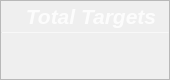
                      <widget class="QFrame" name="Target_QF_2">
                       <property name="minimumSize">
                        <size>
                         <width>170</width>
                         <height>80</height>
                        </size>
                       </property>
                       <property name="maximumSize">
                        <size>
                         <width>170</width>
                         <height>80</height>
                        </size>
                       </property>
                       <property name="toolTipDuration">
                        <number>0</number>
                       </property>
                       <property name="styleSheet">
                        <string notr="true">QFrame#Target_QF_2{
color: rgb(255, 255, 255);
border-radius: 15px;
background-color: qradialgradient(cx:0, cy:0, radius:1, fx:0.1, fy:0.1, stop:0 rgb(253, 139, 133),  stop:1 rgb(248, 194, 152));
border: 1px outset rgb(252, 194, 149)
}
</string>
                       </property>
                       <property name="frameShape">
                        <enum>QFrame::StyledPanel</enum>
                       </property>
                       <property name="frameShadow">
                        <enum>QFrame::Raised</enum>
                       </property>
                       <layout class="QVBoxLayout" name="verticalLayout_33" stretch="0,2,1">
                        <property name="spacing">
                         <number>0</number>
                        </property>
                        <property name="leftMargin">
                         <number>0</number>
                        </property>
                        <property name="topMargin">
                         <number>0</number>
                        </property>
                        <property name="rightMargin">
                         <number>0</number>
                        </property>
                        <property name="bottomMargin">
                         <number>0</number>
                        </property>
                        <item>
                         <widget class="QFrame" name="Target_top_2">
                          <property name="styleSheet">
                           <string notr="true">border:none</string>
                          </property>
                          <property name="frameShape">
                           <enum>QFrame::StyledPanel</enum>
                          </property>
                          <property name="frameShadow">
                           <enum>QFrame::Raised</enum>
                          </property>
                          <layout class="QHBoxLayout" name="horizontalLayout_18">
                           <property name="spacing">
                            <number>0</number>
                           </property>
                           <property name="leftMargin">
                            <number>0</number>
                           </property>
                           <property name="topMargin">
                            <number>3</number>
                           </property>
                           <property name="rightMargin">
                            <number>0</number>
                           </property>
                           <property name="bottomMargin">
                            <number>3</number>
                           </property>
                           <item>
                            <widget class="QLabel" name="target_label_2">
                             <property name="maximumSize">
                              <size>
                               <width>16777215</width>
                               <height>30</height>
                              </size>
                             </property>
                             <property name="font">
                              <font>
                               <family>Segoe UI</family>
                               <pointsize>16</pointsize>
                               <italic>true</italic>
                               <bold>true</bold>
                              </font>
                             </property>
                             <property name="styleSheet">
                              <string notr="true">color: rgba(255, 255, 255,210);
padding-left:12px;
font: 700 italic 16pt &quot;Segoe UI&quot;;</string>
                             </property>
                             <property name="text">
                              <string>Total Targets</string>
                             </property>
                             <property name="alignment">
                              <set>Qt::AlignCenter</set>
                             </property>
                             <property name="indent">
                              <number>0</number>
                             </property>
                            </widget>
                           </item>
                          </layout>
                         </widget>
                        </item>
                        <item>
                         <widget class="Line" name="target_line_2">
                          <property name="maximumSize">
                           <size>
                            <width>16777215</width>
                            <height>1</height>
                           </size>
                          </property>
                          <property name="styleSheet">
                           <string notr="true">background-color: rgba(255, 255, 255, 89);</string>
                          </property>
                          <property name="orientation">
                           <enum>Qt::Horizontal</enum>
                          </property>
                         </widget>
                        </item>
                        <item>
                         <widget class="QFrame" name="Target_bottom_2">
                          <property name="styleSheet">
                           <string notr="true">border:none</string>
                          </property>
                          <property name="frameShape">
                           <enum>QFrame::StyledPanel</enum>
                          </property>
                          <property name="frameShadow">
                           <enum>QFrame::Raised</enum>
                          </property>
                          <layout class="QVBoxLayout" name="verticalLayout_34">
                           <property name="spacing">
                            <number>0</number>
                           </property>
                           <property name="leftMargin">
                            <number>0</number>
                           </property>
                           <property name="topMargin">
                            <number>6</number>
                           </property>
                           <property name="rightMargin">
                            <number>0</number>
                           </property>
                           <property name="bottomMargin">
                            <number>6</number>
                           </property>
                           <item alignment="Qt::AlignTop">
                            <widget class="QLabel" name="target_num_2">
                             <property name="minimumSize">
                              <size>
                               <width>0</width>
                               <height>30</height>
                              </size>
                             </property>
                             <property name="maximumSize">
                              <size>
                               <width>16777215</width>
                               <height>30</height>
                              </size>
                             </property>
                             <property name="font">
                              <font>
                               <family>Microsoft YaHei UI</family>
                               <pointsize>17</pointsize>
                               <italic>false</italic>
                               <bold>false</bold>
                               <underline>false</underline>
                              </font>
                             </property>
                             <property name="styleSheet">
                              <string notr="true">color: rgb(255, 255, 255);
font: 17pt &quot;Microsoft YaHei UI&quot;;</string>
                             </property>
                             <property name="text">
                              <string/>
                             </property>
                             <property name="alignment">
                              <set>Qt::AlignCenter</set>
                             </property>
                            </widget>
                           </item>
                          </layout>
                         </widget>
                        </item>
                       </layout>
                      </widget>
